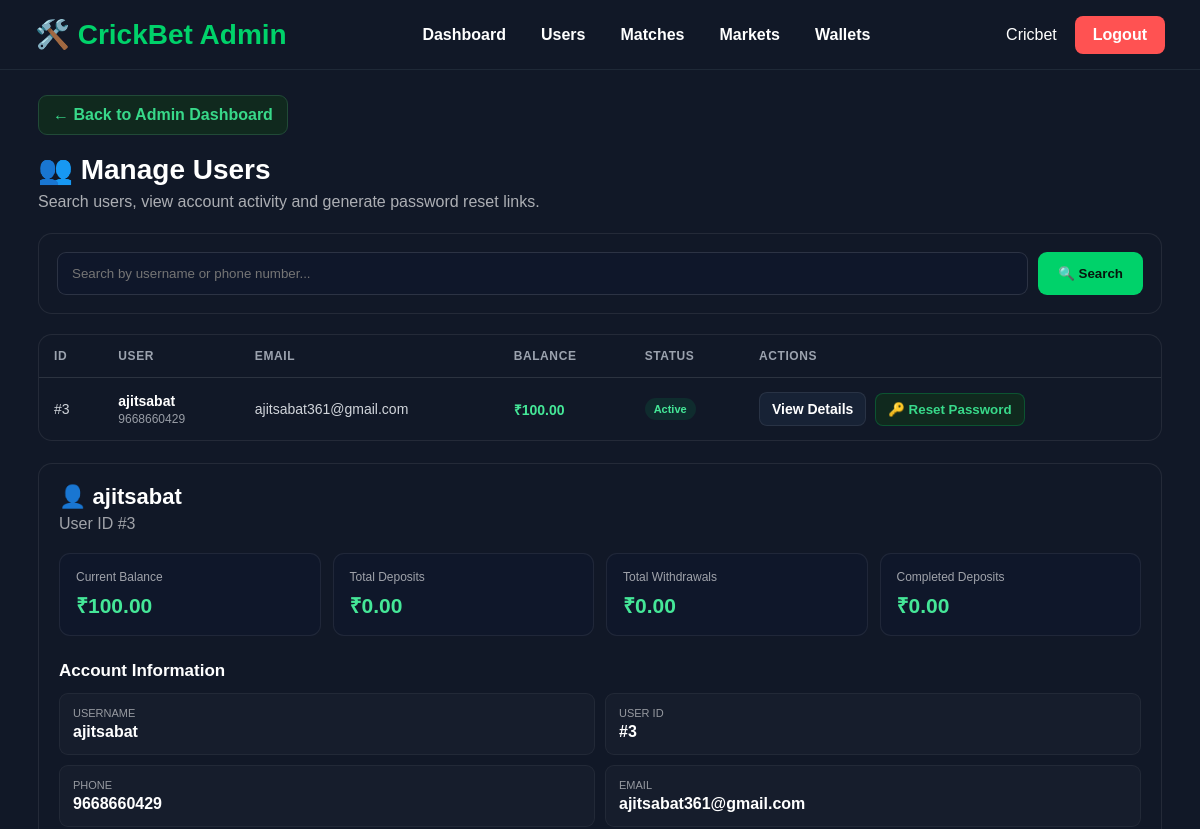
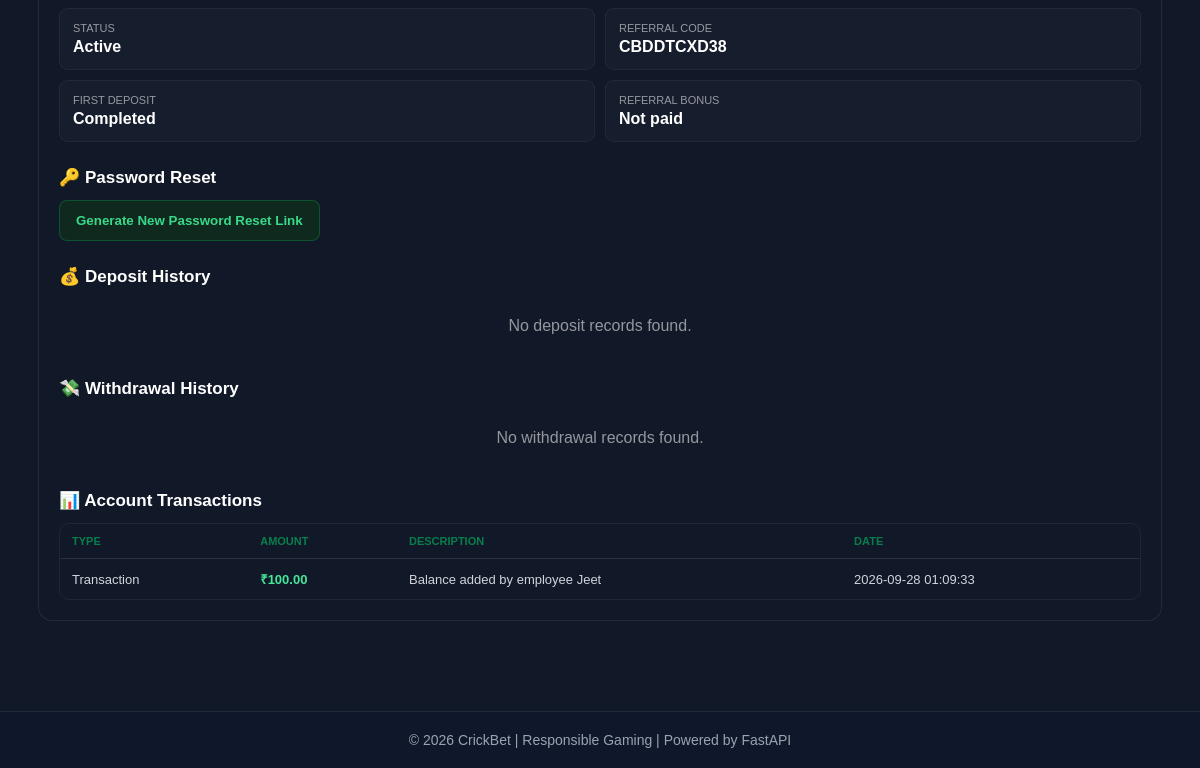
The app's page /admin/users/3 (signed in), older data (2 pictures, top to bottom).
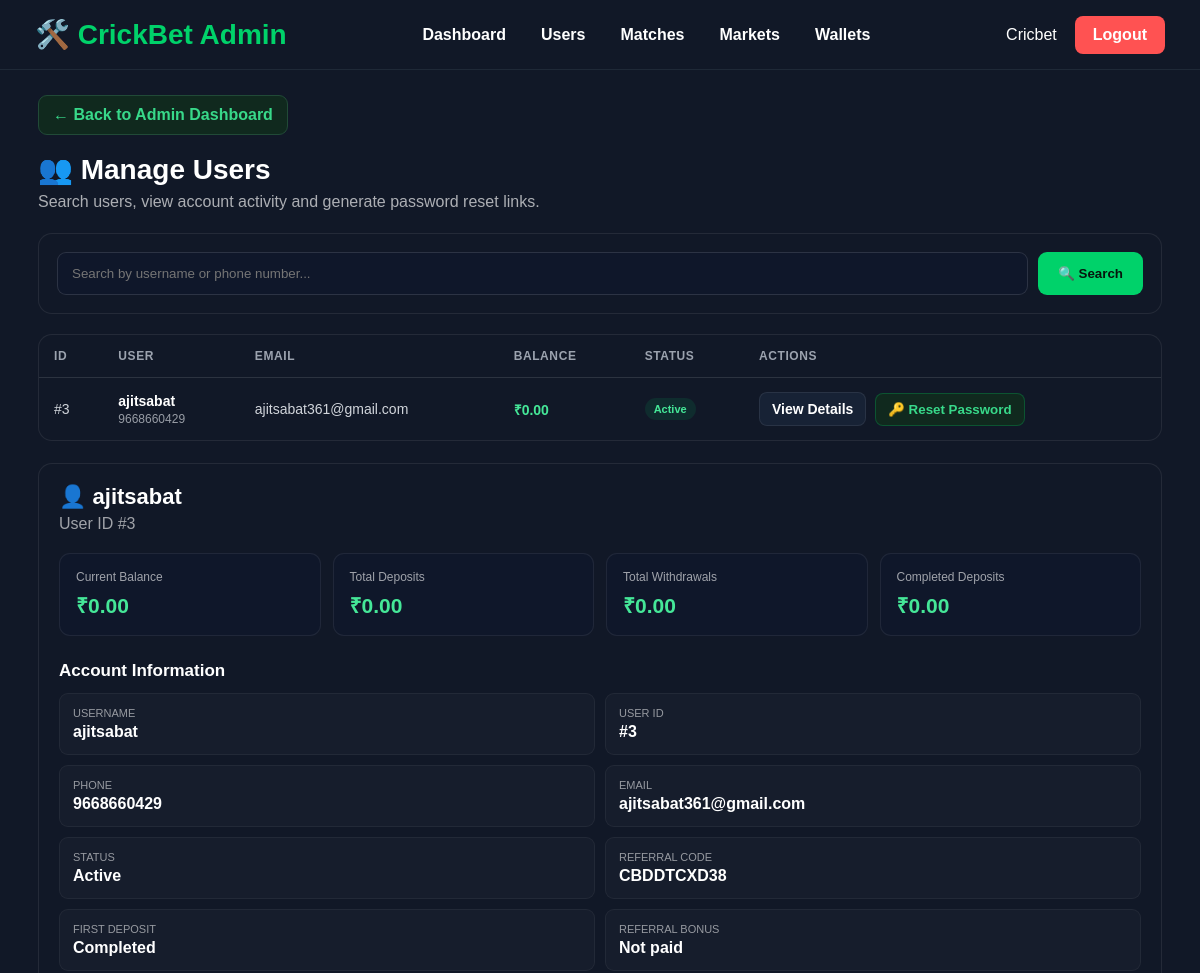
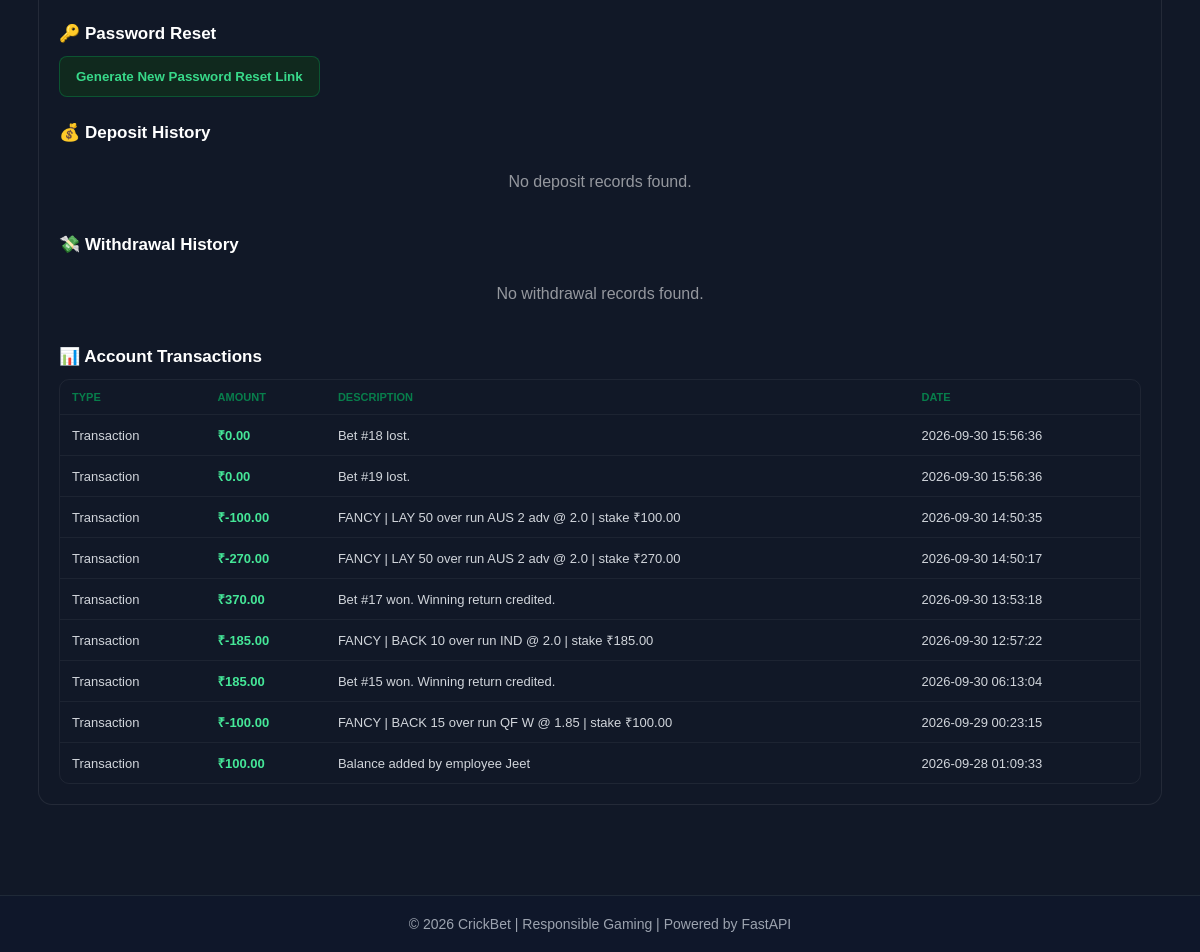
The same page, newer data (2 pictures, top to bottom).
### models/user.py (models this page shows)
class User(Base):
    __tablename__ = "users"
    id = Column(
        Integer,
        primary_key=True,
        index=True
    )
    username = Column(
        String(50),
        unique=True,
        nullable=False
    )
    email = Column(
        String(100),
        unique=True,
        nullable=False
    )
    phone = Column(
        String(20),
        unique=True,
        nullable=False
    )
    password = Column(
        String(255),
        nullable=False
    )
    balance = Column(
        Float,
        default=0.00,
        nullable=False
    )
    status = Column(
        String(20),
        default="Active"
    )
    referral_code = Column(
        String(20),
        unique=True,
        nullable=True,
        index=True
    )
    referred_by_user_id = Column(
        Integer,
        ForeignKey("users.id"),
        nullable=True,
        index=True
    )
    first_deposit_completed = Column(
        Boolean,
        default=False,
        nullable=False
    )
    referral_bonus_paid = Column(
        Boolean,
        default=False,
        nullable=False
    )
    referrer = relationship(
        "User",
        remote_side=[id],
        foreign_keys=[referred_by_user_id],
        back_populates="referred_users",
    )
    referred_users = relationship(
        "User",
        foreign_keys=[referred_by_user_id],
        back_populates="referrer",
    )
    wallet = relationship(
        "Wallet",
        back_populates="user",
        uselist=False
    )
    transactions = relationship(
        "Transaction",
        back_populates="user",
        cascade="all, delete-orphan",
        order_by="Transaction.created_at.desc()",
    )
    bets = relationship(
        "Bet",
        back_populates="user",
        order_by="Bet.created_at.desc()",
        cascade="all, delete-orphan",
    )
    deposit_requests = relationship(
        "DepositRequest",
        back_populates="user",
        cascade="all, delete-orphan",
        order_by="DepositRequest.created_at.desc()",
    )
    withdrawal_requests = relationship(
        "WithdrawalRequest",
        back_populates="user",
        cascade="all, delete-orphan",
        order_by="WithdrawalRequest.created_at.desc()",
    )

### models/transaction.py (models this page shows)
class Transaction(Base):
    __tablename__ = "transactions"
    id = Column(
        Integer,
        primary_key=True,
        index=True
    )
    user_id = Column(
        Integer,
        ForeignKey("users.id"),
        nullable=False,
        index=True
    )
    amount = Column(
        Numeric(12, 2),
        nullable=False
    )
    transaction_type = Column(
        String(50),
        nullable=False,
        index=True
    )
    status = Column(
        String(30),
        nullable=False,
        default="Completed",
        index=True
    )
    reference_type = Column(
        String(50),
        nullable=True
    )
    reference_id = Column(
        Integer,
        nullable=True
    )
    description = Column(
        String(255),
        nullable=True
    )
    created_at = Column(
        DateTime,
        server_default=func.now(),
        nullable=False
    )
    user = relationship(
        "User",
        back_populates="transactions"
    )

### routers/admin_users.py (the view)
@router.get("/users/{user_id}")
async def admin_user_details(
    user_id: int,
    request: Request,
    db: Session = Depends(get_db)
):
    admin = get_logged_in_admin(request, db)
    if not admin:
        return RedirectResponse(
            "/admin/login",
            status_code=303
        )
    user = (
        db.query(User)
        .filter(User.id == user_id)
        .first()
    )
    if not user:
        return RedirectResponse(
            "/admin/users",
            status_code=303
        )
    return render_manage_users(
        request=request,
        db=db,
        admin=admin,
        users=[user],
        q="",
        selected_user=user
    )

### database/database.py (called while the page is built)
def get_db():
    db = SessionLocal()
    try:
        yield db
    finally:
        db.close()

### routers/admin_users.py (called while the page is built)
def get_logged_in_admin(
    request: Request,
    db: Session
):
    admin_id = request.session.get("admin_id")
    if not admin_id:
        return None
    admin = (
        db.query(Admin)
        .filter(Admin.id == admin_id)
        .first()
    )
    if not admin:
        request.session.pop("admin_id", None)
        return None
    return admin

### templates/admin/manage-users.html (shortened to what the changed rows need)
{% extends "base.html" %}
{% block content %}
<div class="admin-page">
    <div class="admin-header">
        <h1>👥 Manage Users</h1>
    </div>
    <div class="users-table-wrapper">
        <table class="users-table">
            <thead>
                <tr>
                    <th>ID</th>
                    <th>User</th>
                    <th>Email</th>
                    <th>Balance</th>
                    <th>Status</th>
                    <th>Actions</th>
                </tr>
            </thead>
            <tbody>
                {% if users %}
                    {% for user in users %}
                    <tr>
                        <td>
                            #{{ user.id }}
                        </td>
                        <td>
                            <div class="user-name">
                                {{ user.username }}
                            </div>
                            <div class="user-phone">
                                {{ user.phone }}
                            </div>
                        </td>
                        <td>
                            {{ user.email }}
                        </td>
                        <td class="balance">
                            ₹{{ "%.2f"|format(user.balance or 0) }}
                        </td>
                        <td>
                            <span class="status">
                                {{ user.status or "Active" }}
                            </span>
                        </td>
                        <td>
                            <a
                                href="/admin/users/{{ user.id }}"
                                class="view-button"
                            >
                                View Details
                            </a>
                            <form
                                method="POST"
                                action="/admin/users/{{ user.id }}/generate-reset-link"
                                style="display:inline;"
                            >
                                <button
                                    type="submit"
                                    class="reset-button"
                                >
                                    🔑 Reset Password
                                </button>
                            </form>
                        </td>
                    </tr>
                    {% endfor %}
                {% endif %}
            </tbody>
        </table>
    </div>
    {% if selected_user and user_details %}
    <div class="details-card">
        <div class="details-header">
            <div>
                <h2>
                    👤 {{ selected_user.username }}
                </h2>
                <p>
                    User ID #{{ selected_user.id }}
                </p>
            </div>
        </div>
        <div class="details-grid">
            <div class="stat-card">
                <div class="stat-label">
                    Current Balance
                </div>
                <div class="stat-value">
                    ₹{{ "%.2f"|format(selected_user.balance or 0) }}
                </div>
            </div>
            <div class="stat-card">
                <div class="stat-label">
                    Total Deposits
                </div>
                <div class="stat-value">
                    ₹{{ "%.2f"|format(user_details.total_deposits) }}
                </div>
            </div>
            <div class="stat-card">
                <div class="stat-label">
                    Total Withdrawals
                </div>
                <div class="stat-value">
                    ₹{{ "%.2f"|format(user_details.total_withdrawals) }}
                </div>
            </div>
            <div class="stat-card">
                <div class="stat-label">
                    Completed Deposits
                </div>
                <div class="stat-value">
                    ₹{{ "%.2f"|format(user_details.completed_deposits) }}
                </div>
            </div>
        </div>
        <h3 class="section-title">
            Account Information
        </h3>
        <div class="info-grid">
            <div class="info-item">
                <span class="info-label">
                    Username
                </span>
                <span class="info-value">
                    {{ selected_user.username }}
                </span>
            </div>
            <div class="info-item">
                <span class="info-label">
                    User ID
                </span>
                <span class="info-value">
                    #{{ selected_user.id }}
                </span>
            </div>
            <div class="info-item">
                <span class="info-label">
                    Phone
                </span>
                <span class="info-value">
                    {{ selected_user.phone }}
                </span>
            </div>
            <div class="info-item">
                <span class="info-label">
                    Email
                </span>
                <span class="info-value">
                    {{ selected_user.email }}
                </span>
            </div>
            <div class="info-item">
                <span class="info-label">
                    Status
                </span>
                <span class="info-value">
                    {{ selected_user.status or "Active" }}
                </span>
            </div>
            <div class="info-item">
                <span class="info-label">
                    Referral Code
                </span>
                <span class="info-value">
                    {{ selected_user.referral_code or "—" }}
                </span>
            </div>
            <div class="info-item">
                <span class="info-label">
                    First Deposit
                </span>
                <span class="info-value">
                    {{ "Completed" if selected_user.first_deposit_completed else "Not completed" }}
                </span>
            </div>
            <div class="info-item">
                <span class="info-label">
                    Referral Bonus
                </span>
                <span class="info-value">
                    {{ "Paid" if selected_user.referral_bonus_paid else "Not paid" }}
                </span>
            </div>
        </div>
        <h3 class="section-title">
            🔑 Password Reset
        </h3>
        <form
            method="POST"
            action="/admin/users/{{ selected_user.id }}/generate-reset-link"
        >
            <button
                type="submit"
                class="reset-button"
                style="padding:12px 16px;"
            >
                Generate New Password Reset Link
            </button>
        </form>
        <h3 class="section-title">
            💰 Deposit History
        </h3>
        {% if user_details.deposits %}
        <div class="history-wrapper">
            <table class="history-table">
                <thead>
                    <tr>
                        <th>Amount</th>
                        <th>Status</th>
                        <th>Date</th>
                    </tr>
                </thead>
                <tbody>
                    {% for item in user_details.deposits %}
                    <tr>
                        <td class="amount">
                            ₹{{ "%.2f"|format(
                                item.amount
                                if item.amount is defined and item.amount is not none
                                else item.requested_amount
                                if item.requested_amount is defined and item.requested_amount is not none
                                else 0
                            ) }}
                        </td>
                        <td>
                            {{ item.status if item.status is defined else "Unknown" }}
                        </td>
                        <td>
                            {{ item.created_at if item.created_at is defined else "—" }}
                        </td>
                    </tr>
                    {% endfor %}
                </tbody>
            </table>
        </div>
        {% else %}
        <div class="empty">
            No deposit records found.
        </div>
        {% endif %}
        <h3 class="section-title">
            💸 Withdrawal History
        </h3>
        {% if user_details.withdrawals %}
        <div class="history-wrapper">
            <table class="history-table">
                <thead>
                    <tr>
                        <th>Amount</th>
                        <th>Status</th>
                        <th>Date</th>
                    </tr>
                </thead>
                <tbody>
                    {% for item in user_details.withdrawals %}
                    <tr>
                        <td class="amount">
                            ₹{{ "%.2f"|format(
                                item.amount
                                if item.amount is defined and item.amount is not none
                                else item.requested_amount
                                if item.requested_amount is defined and item.requested_amount is not none
                                else 0
                            ) }}
                        </td>
                        <td>
                            {{ item.status if item.status is defined else "Unknown" }}
                        </td>
                        <td>
                            {{ item.created_at if item.created_at is defined else "—" }}
                        </td>
                    </tr>
                    {% endfor %}
                </tbody>
            </table>
        </div>
        {% else %}
        <div class="empty">
            No withdrawal records found.
        </div>
        {% endif %}
        <h3 class="section-title">
            📊 Account Transactions
        </h3>
        {% if user_details.transactions %}
        <div class="history-wrapper">
            <table class="history-table">
                <thead>
                    <tr>
                        <th>Type</th>
                        <th>Amount</th>
                        <th>Description</th>
                        <th>Date</th>
                    </tr>
                </thead>
                <tbody>
                    {% for item in user_details.transactions %}
                    <tr>
                        <td>
                            {{ item.type if item.type is defined else "Transaction" }}
                        </td>
                        <td class="amount">
                            ₹{{ "%.2f"|format(
                                item.amount
                                if item.amount is defined and item.amount is not none
                                else 0
                            ) }}
                        </td>
                        <td>
                            {{ item.description if item.description is defined else "—" }}
                        </td>
                        <td>
                            {{ item.created_at if item.created_at is defined else "—" }}
                        </td>
                    </tr>
                    {% endfor %}
                </tbody>
            </table>
        </div>
        {% else %}
        <div class="empty">
            No transaction records found.
        </div>
        {% endif %}
    </div>
    {% endif %}
</div>
{% endblock %}

Row changes from the older to the newer data that the page shows:
changed User "ajitsabat": balance "100.00" → "0.00"
added Transaction: type "Transaction", amount "0.00", description "Bet #18 lost.", created_at "2026-09-30 15:56:36"
added Transaction: type "Transaction", amount "0.00", description "Bet #19 lost.", created_at "2026-09-30 15:56:36"
added Transaction: type "Transaction", amount "-100.00", description "FANCY | LAY 50 over run AUS 2 adv @ 2.0 | stake ₹100.00", created_at "2026-09-30 14:50:35"
added Transaction: type "Transaction", amount "-270.00", description "FANCY | LAY 50 over run AUS 2 adv @ 2.0 | stake ₹270.00", created_at "2026-09-30 14:50:17"
added Transaction: type "Transaction", amount "370.00", description "Bet #17 won. Winning return credited.", created_at "2026-09-30 13:53:18"
added Transaction: type "Transaction", amount "-185.00", description "FANCY | BACK 10 over run IND @ 2.0 | stake ₹185.00", created_at "2026-09-30 12:57:22"
added Transaction: type "Transaction", amount "185.00", description "Bet #15 won. Winning return credited.", created_at "2026-09-30 06:13:04"
added Transaction: type "Transaction", amount "-100.00", description "FANCY | BACK 15 over run QF W @ 1.85 | stake ₹100.00", created_at "2026-09-29 00:23:15"
